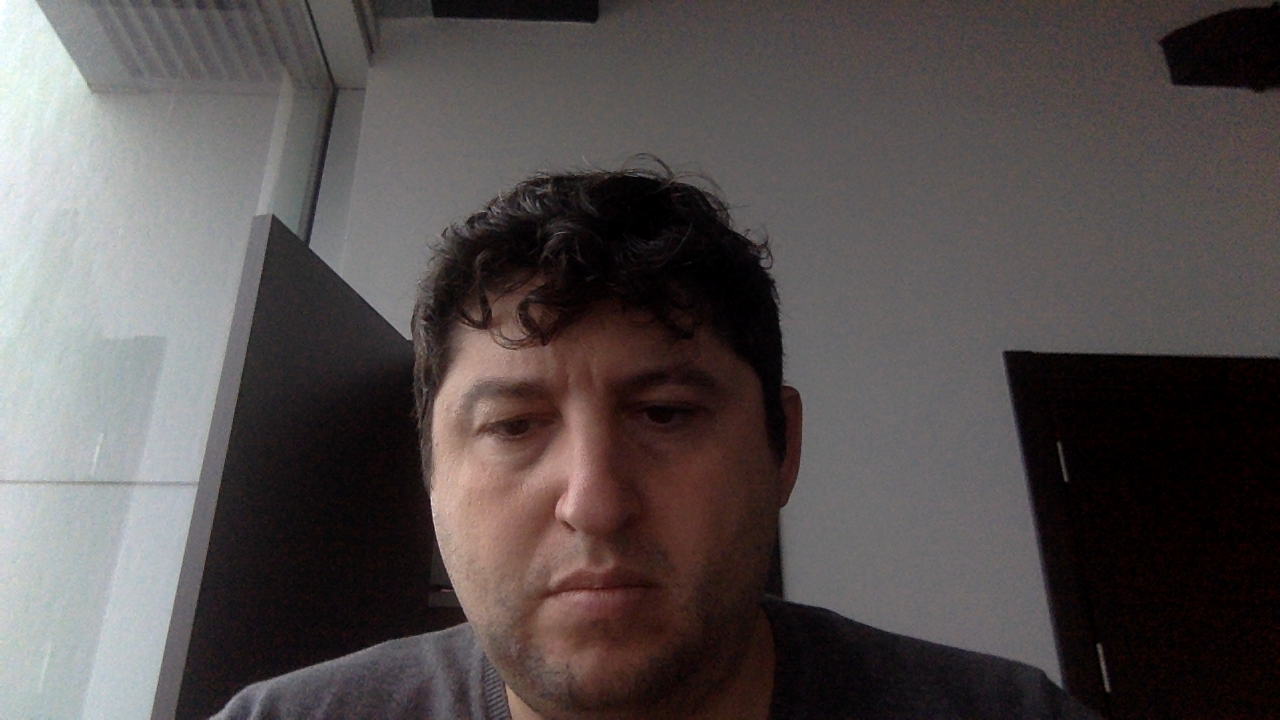
#> input picture prediction_files/picture_0.png, 1280 x 720 px, given in place of the camera
$ python camera.py
#> lines starting #> are read from the running program, lines starting #| are printed output that depends on the picture
from __future__ import print_function
import sys
import time
import cv2
from PIL import Image
from IPython import embed
import pandas as pd
import numpy as np
from glob import glob
camera_port = 0

# [26 lines left out: functions get_photo, get_image, not called in this run]

def get_colors():
    camera = cv2.VideoCapture(camera_port)
    time.sleep(.1)
    return_value, cv2_im = camera.read()
#> cv2_im is the input picture: shape (720, 1280, 3); mean B, G, R 79, 79.4, 85.9
    del(camera)
    resized = cv2.resize(cv2_im, (32,32), interpolation = cv2.INTER_AREA)
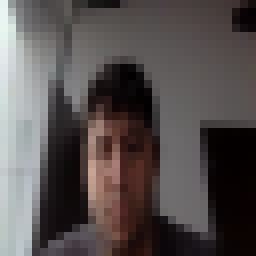
#> resized: shape (32, 32, 3) (shown 8 times larger); mean B, G, R 79, 79.4, 85.9
    embed()
    gray = cv2.cvtColor(resized, cv2.COLOR_BGR2GRAY)
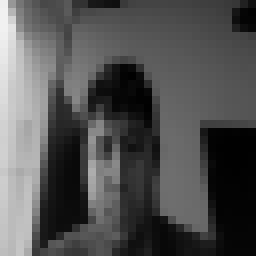
#> gray: shape (32, 32) (shown 8 times larger); min 1, max 241, mean 81.3
    dataset=[]
    image_names=[]
    imageSize=None
    print("Tahminleme için resim sınıflandırması başlıyor...")
    pixels=[y for x in gray for y in x]
#> pixels = 1024 values, max 241 at index 32, min 1 at index 304, mean 81.28
    imageSize=len(pixels)
#> imageSize = 1024
    imgname="camera"
    dataset.append([imgname,pixels])
    return dataset,gray


# [43 lines left out: functions load_training_images, load_prediction_images, show_image, not called in this run]

get_colors()
